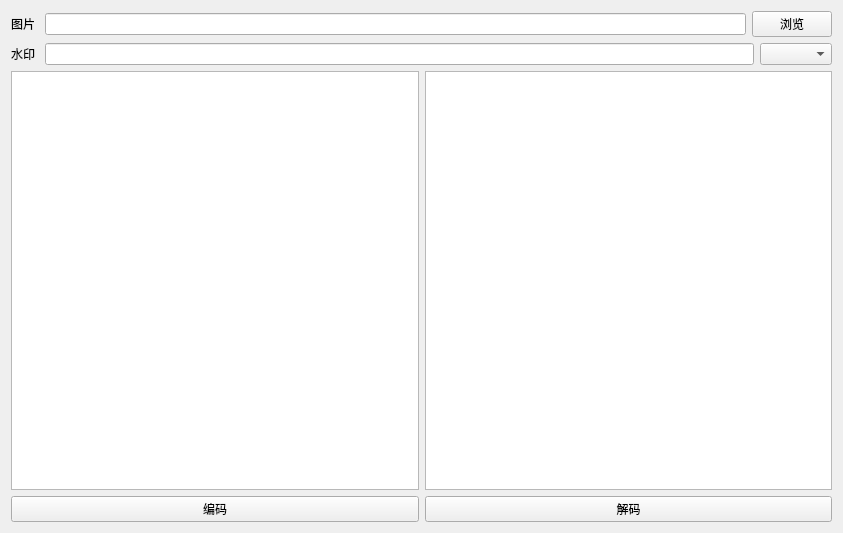
<?xml version="1.0" encoding="UTF-8"?>
<ui version="4.0">
 <class>MainWindow</class>
 <widget class="QMainWindow" name="MainWindow">
  <property name="geometry">
   <rect>
    <x>0</x>
    <y>0</y>
    <width>843</width>
    <height>533</height>
   </rect>
  </property>
  <property name="windowTitle">
   <string>MainWindow</string>
  </property>
  <widget class="QWidget" name="centralWidget">
   <layout class="QVBoxLayout" name="verticalLayout">
    <item>
     <layout class="QHBoxLayout" name="horizontalLayout_2">
      <item>
       <widget class="QLabel" name="label_2">
        <property name="text">
         <string>图片 </string>
        </property>
       </widget>
      </item>
      <item>
       <widget class="QLineEdit" name="lineEdit"/>
      </item>
      <item>
       <widget class="QPushButton" name="pushButtonBrowse">
        <property name="text">
         <string>浏览</string>
        </property>
       </widget>
      </item>
     </layout>
    </item>
    <item>
     <layout class="QHBoxLayout" name="horizontalLayout">
      <item>
       <widget class="QLabel" name="label">
        <property name="text">
         <string>水印 </string>
        </property>
       </widget>
      </item>
      <item>
       <widget class="QLineEdit" name="lineEditWaterMark"/>
      </item>
      <item>
       <widget class="QComboBox" name="comboBoxWaterMark"/>
      </item>
     </layout>
    </item>
    <item>
     <layout class="QGridLayout" name="gridLayout">
      <item row="0" column="0">
       <widget class="QGraphicsView" name="graphicsViewPrevious"/>
      </item>
      <item row="0" column="1">
       <widget class="QGraphicsView" name="graphicsViewAfter"/>
      </item>
      <item row="1" column="0">
       <widget class="QPushButton" name="pushButtonEncode">
        <property name="text">
         <string>编码</string>
        </property>
       </widget>
      </item>
      <item row="1" column="1">
       <widget class="QPushButton" name="pushButtonDecode">
        <property name="text">
         <string>解码</string>
        </property>
       </widget>
      </item>
     </layout>
    </item>
   </layout>
  </widget>
 </widget>
 <layoutdefault spacing="6" margin="11"/>
 <resources/>
 <connections/>
</ui>
